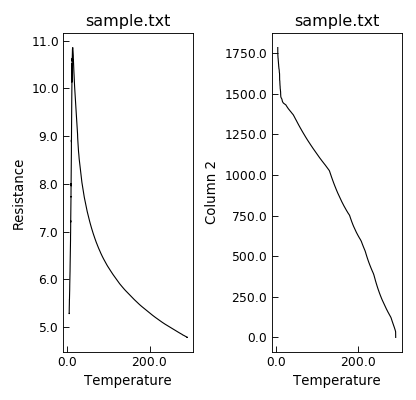

Source code (Python):
"""Independent sub plots for multiple y data."""
from Stoner import Data

p = Data("sample.txt", setas="xyy")
# Quick plot
p.plot(multiple="subplots")
# Helps to fix layout !
p.tight_layout()
